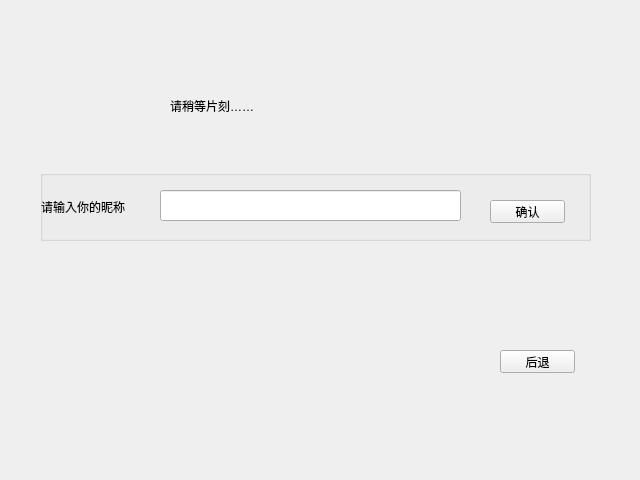
<?xml version="1.0" encoding="UTF-8"?>
<ui version="4.0">
 <class>waitWidget</class>
 <widget class="QWidget" name="waitWidget">
  <property name="geometry">
   <rect>
    <x>0</x>
    <y>0</y>
    <width>640</width>
    <height>480</height>
   </rect>
  </property>
  <property name="windowTitle">
   <string>Form</string>
  </property>
  <widget class="QPushButton" name="back">
   <property name="geometry">
    <rect>
     <x>500</x>
     <y>350</y>
     <width>75</width>
     <height>23</height>
    </rect>
   </property>
   <property name="text">
    <string>后退</string>
   </property>
  </widget>
  <widget class="QGroupBox" name="setBox">
   <property name="geometry">
    <rect>
     <x>40</x>
     <y>170</y>
     <width>551</width>
     <height>71</height>
    </rect>
   </property>
   <property name="title">
    <string/>
   </property>
   <widget class="QLabel" name="label">
    <property name="geometry">
     <rect>
      <x>1</x>
      <y>16</y>
      <width>101</width>
      <height>41</height>
     </rect>
    </property>
    <property name="text">
     <string>请输入你的昵称</string>
    </property>
   </widget>
   <widget class="QPushButton" name="ok">
    <property name="geometry">
     <rect>
      <x>450</x>
      <y>30</y>
      <width>75</width>
      <height>23</height>
     </rect>
    </property>
    <property name="text">
     <string>确认</string>
    </property>
   </widget>
   <widget class="QLineEdit" name="nameEdit">
    <property name="geometry">
     <rect>
      <x>120</x>
      <y>20</y>
      <width>301</width>
      <height>31</height>
     </rect>
    </property>
   </widget>
  </widget>
  <widget class="QLabel" name="waitLabel">
   <property name="geometry">
    <rect>
     <x>170</x>
     <y>70</y>
     <width>281</width>
     <height>71</height>
    </rect>
   </property>
   <property name="text">
    <string>请稍等片刻……</string>
   </property>
  </widget>
 </widget>
 <resources/>
 <connections/>
</ui>
